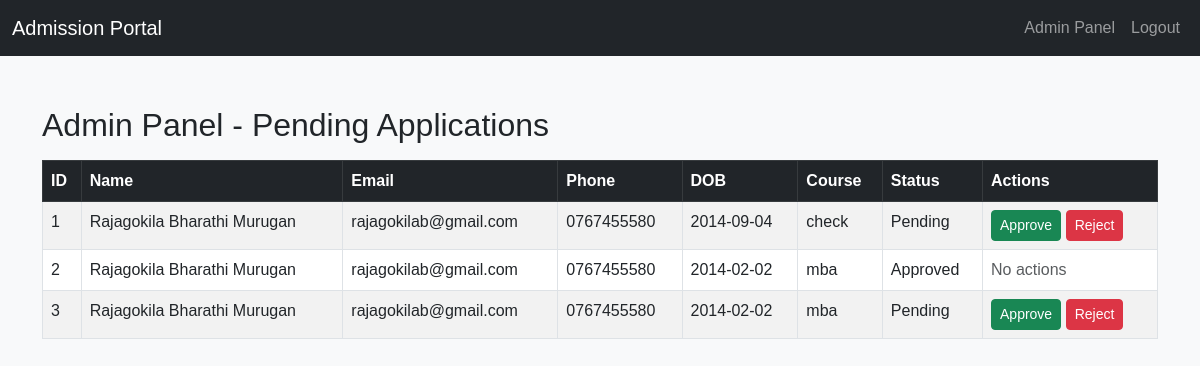
Page /admin (signed in) on the committed database.
### app.py (models this page shows)
class Student(db.Model):
    id = db.Column(db.Integer, primary_key=True)
    name = db.Column(db.String(100), nullable=False)
    email = db.Column(db.String(120), nullable=False)
    phone = db.Column(db.String(20), nullable=False)
    dob = db.Column(db.String(20), nullable=False)
    course = db.Column(db.String(50), nullable=False)
    status = db.Column(db.String(20), default="Pending")

### app.py (the view)
@app.route('/admin')
@login_required
def admin_panel():
    students = Student.query.all()
    return render_template('admin.html', students=students)

### app.py (called while the page is built)
@login_manager.user_loader
def load_user(admin_id):
    return Admin.query.get(int(admin_id))

### templates/admin.html (shortened to what this page needs)
{% extends 'base.html' %}
{% block content %}
<h2>Admin Panel - Pending Applications</h2>
{% if students %}
<table class="table table-striped table-bordered mt-3">
    <thead class="table-dark">
        <tr>
            <th>ID</th>
            <th>Name</th>
            <th>Email</th>
            <th>Phone</th>
            <th>DOB</th>
            <th>Course</th>
            <th>Status</th>
            <th>Actions</th>
        </tr>
    </thead>
    <tbody>
        {% for student in students %}
        <tr>
            <td>{{ student.id }}</td>
            <td>{{ student.name }}</td>
            <td>{{ student.email }}</td>
            <td>{{ student.phone }}</td>
            <td>{{ student.dob }}</td>
            <td>{{ student.course }}</td>
            <td>{{ student.status }}</td>
            <td>
                {% if student.status == 'Pending' %}
                <a href="{{ url_for('approve_student', student_id=student.id) }}" class="btn btn-success btn-sm">Approve</a>
                <a href="{{ url_for('reject_student', student_id=student.id) }}" class="btn btn-danger btn-sm">Reject</a>
                {% else %}
                <span class="text-muted">No actions</span>
                {% endif %}
            </td>
        </tr>
        {% endfor %}
    </tbody>
</table>
{% else %}
<p>No student applications found.</p>
{% endif %}
{% endblock %}

### templates/base.html (shortened to what this page needs)
<!DOCTYPE html>
<html lang="en">
<head>
    <link href="https://cdn.jsdelivr.net/npm/bootstrap@5.3.0/dist/css/bootstrap.min.css" rel="stylesheet">
</head>
<body>
<nav class="navbar navbar-expand-lg navbar-dark bg-dark">
  <div class="container-fluid">
    <a class="navbar-brand" href="{{ url_for('home') }}">Admission Portal</a>
    <div class="collapse navbar-collapse">
      <ul class="navbar-nav ms-auto">
        {% if current_user.is_authenticated %}
        <li class="nav-item">
          <a class="nav-link" href="{{ url_for('admin_panel') }}">Admin Panel</a>
        </li>
        <li class="nav-item">
          <a class="nav-link" href="{{ url_for('admin_logout') }}">Logout</a>
        </li>
        {% endif %}
      </ul>
    </div>
  </div>
</nav>
<div class="container">
    {% block content %}{% endblock %}
</div>
</body>
</html>

### templates/base.html (style rules this page uses)
body { background-color: #f8f9fa; color: #212529; font-family: Arial, sans-serif; }
.container { margin-top: 50px; }

### rows in the picture
Student: id "1", name "Rajagokila Bharathi Murugan", email "rajagokilab@gmail.com", phone "0767455580", dob "2014-09-04", course "check", status "Pending"
Student: id "2", name "Rajagokila Bharathi Murugan", email "rajagokilab@gmail.com", phone "0767455580", dob "2014-02-02", course "mba", status "Approved", shows "No actions"
Student: id "3", name "Rajagokila Bharathi Murugan", email "rajagokilab@gmail.com", phone "0767455580", dob "2014-02-02", course "mba", status "Pending"
